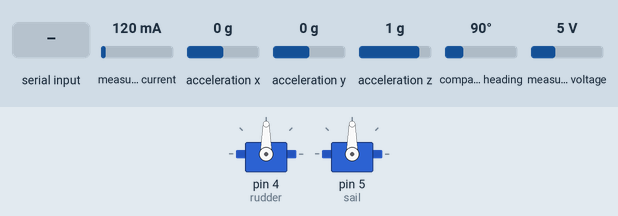
Bench run of a sketch on a simulated Arduino Uno, built with avr-gcc and run on an emulated ATmega328P. Shown: 2 × servo. The inputs (shaded band) are chosen by the test bench; at power-on: measured current 120 mA, acceleration x 0 g, acceleration y 0 g, acceleration z 1 g, compass heading 90°, measured voltage 5 V. What the sketch prints to the serial monitor is not drawn.

Above: at 2.3 s.
2.4 s: "90,45\n" received over Serial
At 3.4 s:
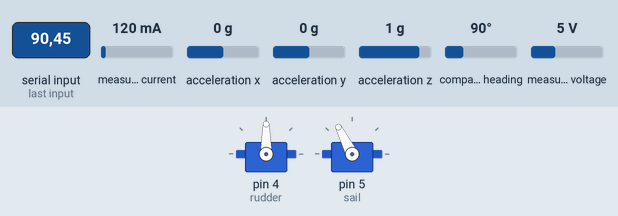
3.9 s: "30,150\n" received over Serial
At 4.6 s:
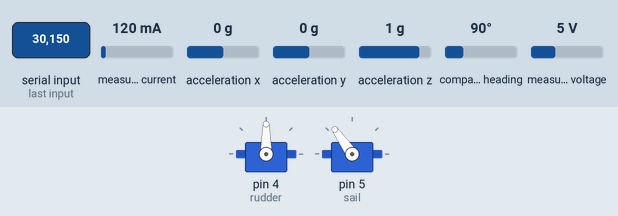
Timing chart, 0 to 6.9 s (numbered marks = the images above; inputs shaded):
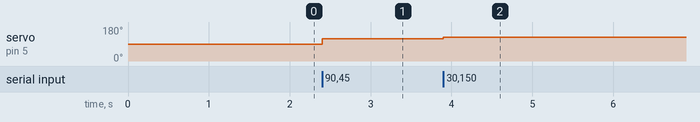

Measured:
- after the input at 2.4 s, servo on pin 5 (sail): 90° → 117° at once
- after the input at 3.9 s, servo on pin 5 (sail): 117° → 125° at once

The sketch:

wireless_v2.ino
```cpp
//#include <Adafruit_INA219.h>

int comInt;
#include <Servo.h>
#include <Wire.h>

#include <Adafruit_INA219.h>

#include <Adafruit_Sensor.h>
#include <Adafruit_BNO055.h>
#include <utility/imumaths.h>

Adafruit_INA219 ina219;

float shuntvoltage = 0;
float busvoltage = 0;
float current_mA = 0;
float loadvoltage = 0;
long time,lasttime;
int ref_angle=0;
int ref_roll=0;
int roll=0;
int heading_angle=0;
int Ms=100;
Servo rudder;  // create servo object to control a servo
Servo sail;
int pos_rudder=90;
int pos_sail=160;

void move_rudder(){
  if(30<=pos_rudder && pos_rudder<=123){
    rudder.write(pos_rudder);

  }
}
void move_sail(){
  if(90<=pos_sail && pos_sail<=210){
    sail.write(pos_sail);

  }
}


/* Set the delay between fresh samples */
#define BNO055_SAMPLERATE_DELAY_MS (100)

Adafruit_BNO055 bno = Adafruit_BNO055(55);

/**************************************************************************/
/*
    Displays some basic information on this sensor from the unified
    sensor API sensor_t type (see Adafruit_Sensor for more information)
*/
/**************************************************************************/
void displaySensorDetails(void)
{
  sensor_t sensor;
  bno.getSensor(&sensor);
  Serial.println("------------------------------------");
  Serial.print  ("Sensor:       "); Serial.println(sensor.name);
  Serial.print  ("Driver Ver:   "); Serial.println(sensor.version);
  Serial.print  ("Unique ID:    "); Serial.println(sensor.sensor_id);
  Serial.print  ("Max Value:    "); Serial.print(sensor.max_value); Serial.println(" xxx");
  Serial.print  ("Min Value:    "); Serial.print(sensor.min_value); Serial.println(" xxx");
  Serial.print  ("Resolution:   "); Serial.print(sensor.resolution); Serial.println(" xxx");
  Serial.println("------------------------------------");
  Serial.println("");
  delay(500);
}

/**************************************************************************/
/*
    Display some basic info about the sensor status
*/
/**************************************************************************/
void displaySensorStatus(void)
{
  /* Get the system status values (mostly for debugging purposes) */
  uint8_t system_status, self_test_results, system_error;
  system_status = self_test_results = system_error = 0;
  bno.getSystemStatus(&system_status, &self_test_results, &system_error);

  /* Display the results in the Serial Monitor */
  Serial.println("");
  Serial.print("System Status: 0x");
  Serial.println(system_status, HEX);
  Serial.print("Self Test:     0x");
  Serial.println(self_test_results, HEX);
  Serial.print("System Error:  0x");
  Serial.println(system_error, HEX);
  Serial.println("");
  delay(500);
}
void set_zero_angle(){
  sensors_event_t event;
  bno.getEvent(&event);
  ref_angle = event.orientation.x, 4;
  ref_roll=event.orientation.z, 4;
  Serial.print("x");
}

/**************************************************************************/
/*
    Display sensor calibration status
*/
/**************************************************************************/
void displayCalStatus(void)
{
  /* Get the four calibration values (0..3) */
  /* Any sensor data reporting 0 should be ignored, */
  /* 3 means 'fully calibrated" */
  uint8_t system, gyro, accel, mag;
  system = gyro = accel = mag = 0;
  bno.getCalibration(&system, &gyro, &accel, &mag);

  /* The data should be ignored until the system calibration is > 0 */
  Serial.print("\t");
  if (!system)
  {
    Serial.print("! ");
  }

  /* Display the individual values */
  Serial.print("Sys:");
  Serial.print(system, DEC);
  Serial.print(" G:");
  Serial.print(gyro, DEC);
  Serial.print(" A:");
  Serial.print(accel, DEC);
  Serial.print(" M:");
  Serial.print(mag, DEC);
}

void setup() {

  rudder.attach(4);
  sail.attach(5);
  Serial.begin(57600);

  uint32_t currentFrequency;
  ina219.begin();
  while(1){
    if(bno.begin())
    {
      /* There was a problem detecting the BNO055 ... check your connections */
      break;
//      while(1);
//      delay(100);
    }
    else{
      Serial.println("Ooops, no BNO055 detected ... Check your wiring or I2C ADDR!");
      bno.begin();
    }
  }

  delay(100);
  displaySensorDetails();

  /* Optional: Display current status */
  displaySensorStatus();

  bno.setExtCrystalUse(true);
  while(Serial.read()>= 0){}//clear serialbuffer
}
void sendmess(){
  sensors_event_t event;
  bno.getEvent(&event);
  heading_angle = event.orientation.x, 4;
  heading_angle-=(int)(ref_angle);
  roll= event.orientation.z, 4;
  roll-= (int)(ref_roll);
  if (ref_angle!=0){
    heading_angle=-heading_angle;}

  if (heading_angle<0){
    heading_angle+=360;
  }
  /* Display the floating point data */
//  Serial.println("X: ");

//  Serial.print("\tY: ");
//  Serial.print(event.orientation.y, 4);
//  Serial.println("\tZ: ");
//  Serial.print(event.orientation.z, 4);

  /* Optional: Display calibration status */
//  displayCalStatus();

//
//  /* Optional: Display sensor status (debug only) */
//  //displaySensorStatus();
//
//  /* Optional: Display calibration status */
//  displayCalStatus();
  shuntvoltage = ina219.getShuntVoltage_mV();
  busvoltage = ina219.getBusVoltage_V();
  current_mA = ina219.getCurrent_mA();
  loadvoltage = busvoltage + (shuntvoltage / 1000);

  Serial.print(heading_angle);  Serial.print(",");
  Serial.print(roll);
  Serial.print(","); Serial.print(current_mA);
  Serial.print(","); Serial.println(busvoltage);
//  Serial.print(","); Serial.print(shuntvoltage);
//  Serial.print(","); Serial.print(loadvoltage);

  }
void loop() {
//  sendmess();


  time=millis();//去现在时间(ms)
  if(time-lasttime>=Ms){
    lasttime=time;
    sendmess();
    Serial.flush();
  }

  char command=Serial.read();
  if(command==byte(',')){
      comInt = Serial.parseInt();
      pos_rudder=comInt/100;
      pos_sail=comInt%100*1.5+50;
      move_rudder();
      move_sail();
    }
  else if(command==byte('r')){
    set_zero_angle();
  }

    // clear serial buffer

}
```
